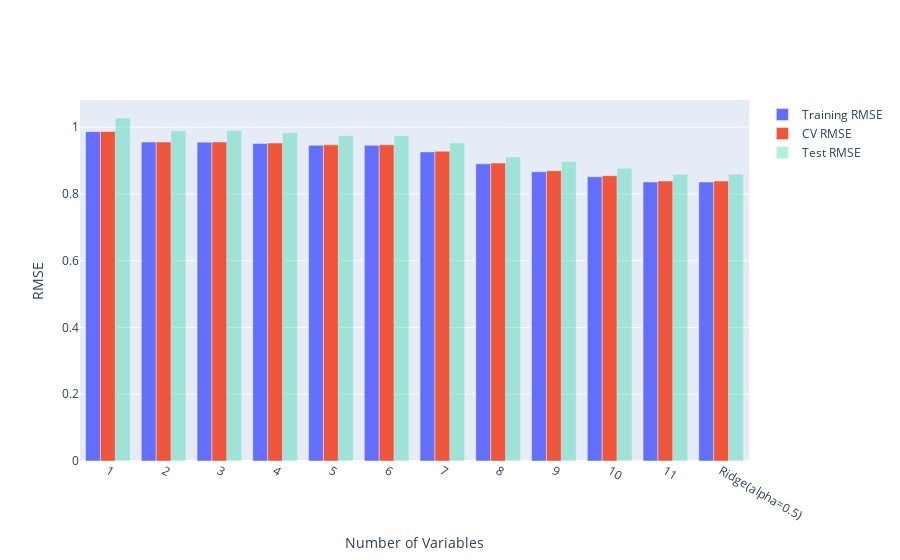

The cell this chart's notebook holds for it:
### Code cell
ridge_model.fit(tr, tr['quality'])
models["Ridge(alpha=0.5)"] = ridge_model
compare_models(models)

### Figure 1 — Plotly figure (JSON) as saved in the notebook; plotly's stock layout.template omitted (floating-point values rounded to 4 significant figures)
{"data": [{"name": "Training RMSE", "type": "bar", "x": ["1", "2", "3", "4", "5", "6", "7", "8", "9", "10", "11", "Ridge(alpha=0.5)"], "y": [0.9868, 0.9553, 0.9551, 0.9516, 0.9458, 0.9456, 0.9259, 0.8903, 0.8666, 0.8516, 0.8357, 0.8357]}, {"name": "CV RMSE", "type": "bar", "x": ["1", "2", "3", "4", "5", "6", "7", "8", "9", "10", "11", "Ridge(alpha=0.5)"], "y": [0.987, 0.9557, 0.9557, 0.9525, 0.9471, 0.9474, 0.9279, 0.8926, 0.8694, 0.8547, 0.8387, 0.8387]}, {"name": "Test RMSE", "opacity": 0.3, "type": "bar", "x": ["1", "2", "3", "4", "5", "6", "7", "8", "9", "10", "11", "Ridge(alpha=0.5)"], "y": [1.027, 0.9891, 0.9899, 0.9832, 0.9742, 0.9743, 0.9529, 0.9106, 0.8973, 0.8773, 0.8594, 0.8594]}], "layout": {"xaxis": {"title": {"text": "Number of Variables"}}, "yaxis": {"title": {"text": "RMSE"}}}}
